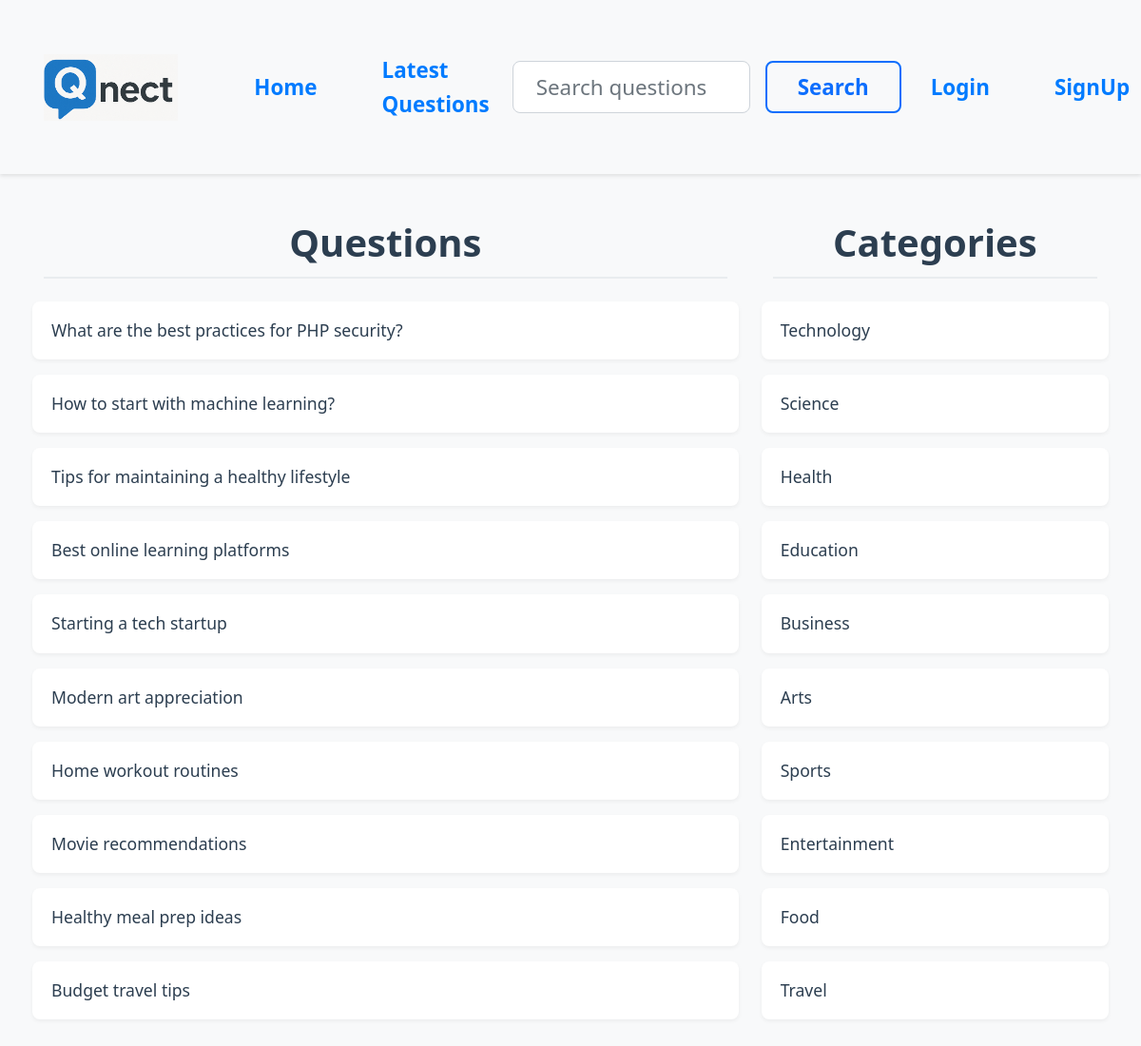
The page / on the database its author committed.
### tables this page shows
CREATE TABLE IF NOT EXISTS `questions` (
  `id` int(11) NOT NULL AUTO_INCREMENT,
  `title` varchar(255) NOT NULL,
  `description` text NOT NULL,
  `category_id` int(11) NOT NULL,
  `user_id` int(11) NOT NULL,
  PRIMARY KEY (`id`),
  KEY `category_id` (`category_id`),
  KEY `user_id` (`user_id`),
  CONSTRAINT `questions_ibfk_1` FOREIGN KEY (`category_id`) REFERENCES `category` (`id`) ON DELETE CASCADE,
  CONSTRAINT `questions_ibfk_2` FOREIGN KEY (`user_id`) REFERENCES `users` (`id`) ON DELETE CASCADE
);

CREATE TABLE IF NOT EXISTS `category` (
  `id` int(11) NOT NULL AUTO_INCREMENT,
  `name` varchar(255) NOT NULL,
  PRIMARY KEY (`id`)
);

### client/questions.php (the view, shortened to what this page needs)
<div class="container">
    <div class="row">
        <div class="col-8">
            <h1 class="heading">Questions</h1>
            <?php
            include("./common/db.php");
            $uid = isset($_SESSION['user']['user_id']) ? $_SESSION['user']['user_id'] : null;
            $cid = isset($_GET["c-id"]) ? $_GET["c-id"] : null;
            $search = isset($_GET["search"]) ? $_GET["search"] : null;
            if (isset($_GET["c-id"])) {
                $query = "select * from questions where category_id=$cid";
            } else if (isset($_GET["u-id"])) {
                $query = "select * from questions where user_id=$uid";
            } else if (isset($_GET["latest"])) {
                $query = "select * from questions order by id desc";
            } else if (isset($_GET["search"])) {
                $query = "select * from questions where `title` LIKE '%$search%' ";
            } else {
                $query = "select * from questions";
            }
            $result = $conn->query($query);
            foreach ($result as $row) {
                $title = $row['title'];
                $id = $row['id'];
                echo "<div class='row question-list'>
    <h4 class='my-question'><a href='?q-id=$id'>$title</a>";
                echo "</h4></div>";
            }
            ?>
        </div>
        <div class="col-4">
            <?php include('categorylist.php'); ?>
        </div>
    </div>
</div>

### index.php (shortened to what this page needs)
<!DOCTYPE html>
<html lang="en">
<head>
   <?php include('./client/commonFiles.php') ?>
</head>
<body>
   <?php
   include('./client/header.php');
   if (isset($_GET['signup']) && (!isset($_SESSION['user']) || empty($_SESSION['user']['username']))) {
      include('./client/signup.php');
   } else if (isset($_GET['login']) && (!isset($_SESSION['user']) || empty($_SESSION['user']['username']))) {
      include('./client/login.php');
   } else if (isset($_GET['ask']) && $_GET['ask'] === 'true') {
      include('./client/ask.php');
   } else if (isset($_GET['q-id']) && !empty($_GET['q-id'])) {
      $qid = $_GET['q-id'];
      include('./client/question-details.php');
   } else if (isset($_GET['c-id']) && !empty($_GET['c-id'])) {
      $cid = $_GET['c-id'];
      include('./client/questions.php');
   } else if (isset($_GET['u-id']) && !empty($_GET['u-id'])) {
      $uid = $_GET['u-id'];
      include('./client/questions.php');
   } else if (isset($_GET['latest']) && $_GET['latest'] === 'true') {
      include('./client/questions.php');
   } else if (isset($_GET['search']) && !empty($_GET['search'])) {
      $search = $_GET['search'];
      include('./client/questions.php');
   } else {
      include('./client/questions.php');
   }
   ?>
</body>
</html>

### client/commonFiles.php (shortened to what this page needs)
<link href="https://cdn.jsdelivr.net/npm/bootstrap@5.0.2/dist/css/bootstrap.min.css" rel="stylesheet">
<link rel="stylesheet" href="./public/style.css" />

### client/header.php (shortened to what this page needs)
<nav class="navbar navbar-expand-lg navbar-light bg-light">
  <div class="container">
    <a class="navbar-brand" href="./">
      <img src="./public/logo.png" alt="Logo" height="70" />
    </a>
    <div class="collapse navbar-collapse" id="navbarNav">
      <ul class="navbar-nav me-auto">
        <li class="nav-item">
          <a class="nav-link active" href="./">Home</a>
        </li>
        <li class="nav-item">
          <a class="nav-link" href="?latest=true">Latest Questions</a>
        </li>
      </ul>
      <form class="d-flex me-3" action="">
        <input class="form-control me-2 mt-4" name="search" type="search" placeholder="Search questions">
        <button class="btn btn-outline-primary" type="submit">Search</button>
      </form>
      <ul class="navbar-nav">
        <?php
        if (isset($_SESSION['user']) && !empty($_SESSION['user']['username'])) { ?>
          <li class="nav-item">
            <a class="nav-link" href="./server/requests.php?logout=true">Logout (<?php echo ucfirst($_SESSION['user']['username']) ?>)</a>
          </li>
        <?php } else { ?>
          <li class="nav-item">
            <a class="nav-link" href="?login=true">Login</a>
          </li>
          <li class="nav-item">
            <a class="nav-link" href="?signup=true">SignUp</a>
          </li>
        <?php } ?>
      </ul>
    </div>
  </div>
</nav>

### client/categorylist.php
<div>
    <h1 class="heading">Categories</h1>
    <?php
    include('./common/db.php');
    $query="select * from category";
$result = $conn->query($query);
foreach($result as $row){
    $name=  ucfirst($row['name']);
    $id= $row['id'];
    echo "<div class='row question-list'>
    <h4><a href='?c-id=$id'>$name</a></h4>
    </div>";
}
    ?>
</div>

### public/style.css (style rules this page uses)
body { background-color: #f8f9fa; font-family: 'Segoe UI', Tahoma, Geneva, Verdana, sans-serif; line-height: 1.6; }
.navbar { box-shadow: 0 2px 4px rgba(0,0,0,0.1); margin-bottom: 1.5rem; padding: 1rem 0; min-height: 90px; }
.navbar-brand img { height: 70px; margin-right: 2.5rem; }
.navbar-nav { align-items: center; }
.navbar-nav .nav-item { margin-right: 1.25rem; }
.navbar-nav .nav-item:last-child { margin-right: 0; }
.nav-link { font-weight: 600; padding: 0.75rem 1.5rem !important; transition: color 0.3s ease; font-size: 1.4rem; }
.heading { text-align: center; color: #2c3e50; margin-bottom: 1.5rem; font-weight: 600; padding-bottom: 0.75rem; border-bottom: 2px solid #e9ecef; }
.form-control { border-radius: 0.5rem; padding: 0.75rem; border: 1px solid #ced4da; margin-bottom: 1.5rem; }
.btn { padding: 0.5rem 1.5rem; border-radius: 0.5rem; font-weight: 500; transition: all 0.3s ease; }
.question-list { background-color: white; border-radius: 0.5rem; padding: 1.25rem; margin-bottom: 1rem; box-shadow: 0 2px 4px rgba(0,0,0,0.05); transition: transform 0.2s ease; }
.question-list h4 { margin: 0; padding: 0; display: flex; justify-content: space-between; align-items: center; }
.question-list a { font-size: 1.1rem; text-decoration: none; color: #2c3e50 !important; font-weight: 500; transition: color 0.3s ease; }
.navbar .container { display: flex; align-items: center; }
.collapse.navbar-collapse { display: flex !important; align-items: center; width: 100%; }
form.d-flex { align-items: center; margin-right: 2.5rem; max-width: 400px; height: 100%; display: flex; }
.form-control.me-2 { min-width: 250px; max-width: 350px; margin-right: 1rem !important; padding: 0.75rem 1.5rem; height: 55px; font-size: 1.4rem; display: flex; align-items: center; }
.form-control.me-2::placeholder { font-size: 1.4rem; color: #6c757d; }
.btn-outline-primary { height: 55px; padding: 0.75rem 2rem; font-size: 1.4rem; display: flex; align-items: center; border-width: 2px; font-weight: 600; }
.container { padding: 1.5rem 1rem; }
.col-8 { padding-right: 1.5rem; }
.col-4 { padding-left: 1.5rem; }
a { color: #007bff !important; text-decoration: none; transition: color 0.3s ease; }
.my-question { display: flex; justify-content: space-between; align-items: center; gap: 1rem; }

### rows shown on the page
questions: title "What are the best practices for PHP security?"
questions: title "How to start with machine learning?"
questions: title "Tips for maintaining a healthy lifestyle"
questions: title "Best online learning platforms"
questions: title "Starting a tech startup"
questions: title "Modern art appreciation"
questions: title "Home workout routines"
questions: title "Movie recommendations"
questions: title "Healthy meal prep ideas"
questions: title "Budget travel tips"
category: name "Technology"
category: name "Science"
category: name "Health"
category: name "Education"
category: name "Business"
category: name "Arts"
category: name "Sports"
category: name "Entertainment"
category: name "Food"
category: name "Travel"
